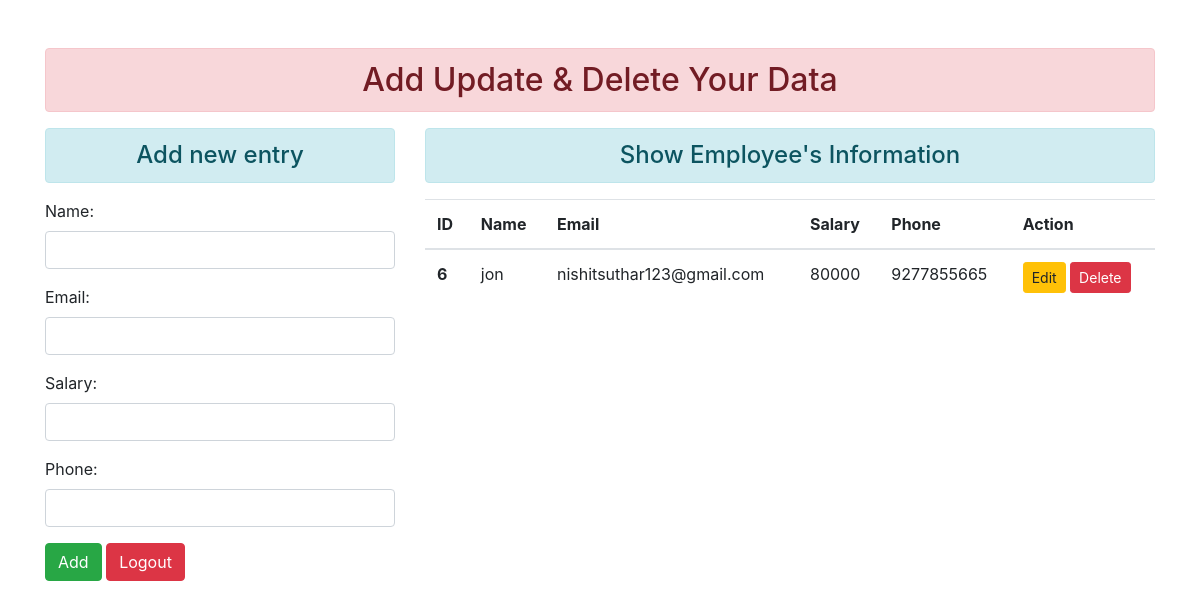
The app's page / (signed in) with its own data.
### myapp/models.py (models this page shows, shortened)
class Employee(models.Model):
    name = models.CharField(max_length=122)
    email = models.EmailField(max_length=122)
    salary = models.IntegerField()
    phone = models.IntegerField()

### myapp/views.py (the view)
# urls.py: path("", views.add_show, name="addandshow"),
def add_show(request):
    if request.user.is_anonymous:
        return redirect("/login")
    else:
        if request.method == "POST":
            fm = EmployeeDetails(request.POST)
            if fm.is_valid():
                name = fm.cleaned_data["name"]
                email = fm.cleaned_data["email"]
                salary = fm.cleaned_data["salary"]
                phone = fm.cleaned_data["phone"]
                reg = Employee(name=name, email=email, salary=salary, phone=phone)
                reg.save()
                fm = EmployeeDetails()
        else:
            fm = EmployeeDetails()
        stud = Employee.objects.all()
        return render(request, "addandshow.html", {"form": fm, "stu": stud})

### myapp/forms.py
class EmployeeDetails(forms.ModelForm):
    class Meta:
        model = Employee
        fields = ["name", "email", "salary", "phone"]
        widgets = {
            "name": forms.TextInput(attrs={"class": "form-control"}),
            "email": forms.EmailInput(attrs={"class": "form-control"}),
            "salary": forms.NumberInput(attrs={"class": "form-control"}),
            "phone": forms.NumberInput(attrs={"class": "form-control"}),
        }

### templates/addandshow.html (shortened to what this page needs)
{% extends 'base.html' %} {% block content %}
<div class="row">
  <div class="col-sm-4">
    <h4 class="text-center alert alert-info">Add new entry</h4>
    <form action="" method="POST" class="d-inline">
      {% csrf_token %} {{form.as_p}}
      <input type="submit" class="btn btn-success" value="Add" />
      <a href="{% url 'logout' %}" class="btn btn-danger">Logout</a>
    </form>
  </div>
  <div class="col-sm-8">
    <h4 class="text-center alert alert-info">Show Employee's Information</h4>
    {% if stu %}
    <table class="table table-hover">
      <thead>
        <tr>
          <th scope="col">ID</th>
          <th scope="col">Name</th>
          <th scope="col">Email</th>
          <th scope="col">Salary</th>
          <th scope="col">Phone</th>
          <th scope="col">Action</th>
        </tr>
      </thead>
      <tbody>
        {% for st in stu %}
        <tr>
          <th scope="row">{{st.id}}</th>
          <td>{{st.name}}</td>
          <td>{{st.email}}</td>
          <td>{{st.salary}}</td>
          <td>{{st.phone}}</td>
          <td>
            <a
              href="{% url 'updatedata' st.id %}"
              class="btn btn-warning btn-sm"
              >Edit</a
            >
            <form
              action="{% url 'deletedata' st.id %}"
              class="d-inline"
              method="POST"
            >
              <input
                type="submit"
                class="btn btn-danger btn-sm"
                value="Delete"
              />
            </form>
          </td>
        </tr>
        {% endfor %}
      </tbody>
    </table>
    {% else %}
    <h4 class="text-center alert alert-warning">No Data Found</h4>
    {% endif %}
  </div>
</div>
{% endblock content %}

### records on screen
Employee: id "6", name "jon", email "nishitsuthar123@gmail.com", salary "80000", phone "9277855665"
